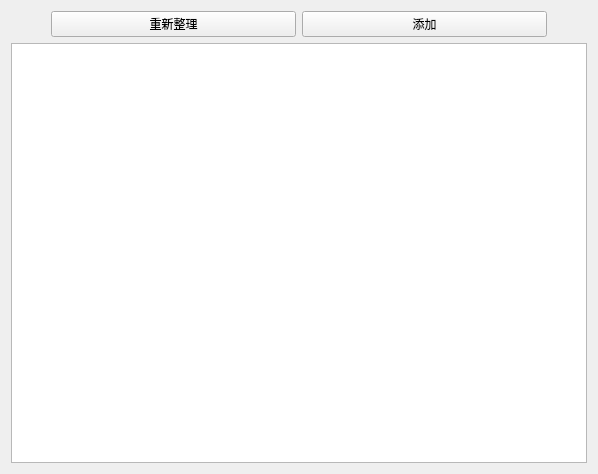
<?xml version="1.0" encoding="UTF-8"?>
<ui version="4.0">
 <class>public_driver</class>
 <widget class="QWidget" name="public_driver">
  <property name="geometry">
   <rect>
    <x>0</x>
    <y>0</y>
    <width>598</width>
    <height>474</height>
   </rect>
  </property>
  <property name="windowTitle">
   <string>Form</string>
  </property>
  <property name="styleSheet">
   <string notr="true">QPushButton {
	font-size:24px;
    font-family: Arial;
    color: white;
    background-color: #007BFF;
    border-radius: 8px;
    border: 1px solid #0056b3;
    /* 設定按鈕的最小尺寸 */
    min-width: 100px;
    min-height: 50px; /* 可選，設置最小高度 */
}
QPushButton:hover {
    background-color: #0056b3;
}
1</string>
  </property>
  <layout class="QGridLayout" name="gridLayout">
   <item row="0" column="0">
    <layout class="QGridLayout" name="gridLayout_2">
     <item row="0" column="0">
      <layout class="QVBoxLayout" name="verticalLayout_2">
       <item>
        <layout class="QHBoxLayout" name="horizontalLayout_2">
         <item>
          <layout class="QHBoxLayout" name="horizontalLayout_5">
           <item>
            <spacer name="horizontalSpacer_3">
             <property name="orientation">
              <enum>Qt::Orientation::Horizontal</enum>
             </property>
             <property name="sizeType">
              <enum>QSizePolicy::Policy::Minimum</enum>
             </property>
             <property name="sizeHint" stdset="0">
              <size>
               <width>40</width>
               <height>20</height>
              </size>
             </property>
            </spacer>
           </item>
           <item>
            <widget class="QPushButton" name="refresh_button_2">
             <property name="styleSheet">
              <string notr="true"/>
             </property>
             <property name="text">
              <string>重新整理</string>
             </property>
            </widget>
           </item>
           <item>
            <widget class="QPushButton" name="add_button_2">
             <property name="text">
              <string>添加</string>
             </property>
            </widget>
           </item>
           <item>
            <spacer name="horizontalSpacer_4">
             <property name="orientation">
              <enum>Qt::Orientation::Horizontal</enum>
             </property>
             <property name="sizeType">
              <enum>QSizePolicy::Policy::Minimum</enum>
             </property>
             <property name="sizeHint" stdset="0">
              <size>
               <width>40</width>
               <height>20</height>
              </size>
             </property>
            </spacer>
           </item>
          </layout>
         </item>
        </layout>
       </item>
      </layout>
     </item>
     <item row="1" column="0">
      <widget class="QTableWidget" name="tableWidget_2"/>
     </item>
    </layout>
   </item>
  </layout>
 </widget>
 <resources/>
 <connections/>
</ui>
